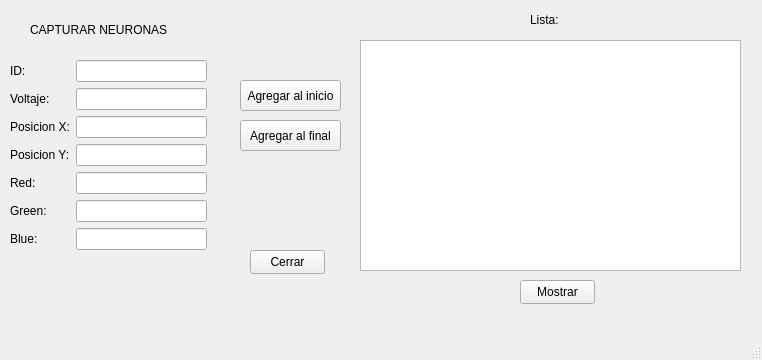
<?xml version="1.0" encoding="UTF-8"?>
<ui version="4.0">
 <class>MainWindow</class>
 <widget class="QMainWindow" name="MainWindow">
  <property name="geometry">
   <rect>
    <x>0</x>
    <y>0</y>
    <width>762</width>
    <height>360</height>
   </rect>
  </property>
  <property name="windowTitle">
   <string>MainWindow</string>
  </property>
  <widget class="QWidget" name="centralwidget">
   <widget class="QWidget" name="formLayoutWidget">
    <property name="geometry">
     <rect>
      <x>10</x>
      <y>60</y>
      <width>197</width>
      <height>211</height>
     </rect>
    </property>
    <layout class="QFormLayout" name="formLayout">
     <item row="0" column="0">
      <widget class="QLabel" name="label_2">
       <property name="styleSheet">
        <string notr="true">font: 9pt &quot;Segoe UI&quot;;</string>
       </property>
       <property name="text">
        <string>ID:</string>
       </property>
      </widget>
     </item>
     <item row="0" column="1">
      <widget class="QLineEdit" name="txtID">
       <property name="styleSheet">
        <string notr="true">font: 9pt &quot;Segoe UI&quot;;</string>
       </property>
      </widget>
     </item>
     <item row="1" column="0">
      <widget class="QLabel" name="label_4">
       <property name="styleSheet">
        <string notr="true">font: 9pt &quot;Segoe UI&quot;;</string>
       </property>
       <property name="text">
        <string>Voltaje:</string>
       </property>
      </widget>
     </item>
     <item row="1" column="1">
      <widget class="QLineEdit" name="txtVoltaje">
       <property name="styleSheet">
        <string notr="true">font: 9pt &quot;Segoe UI&quot;;</string>
       </property>
      </widget>
     </item>
     <item row="2" column="0">
      <widget class="QLabel" name="label_5">
       <property name="styleSheet">
        <string notr="true">font: 9pt &quot;Segoe UI&quot;;</string>
       </property>
       <property name="text">
        <string>Posicion X:</string>
       </property>
      </widget>
     </item>
     <item row="2" column="1">
      <widget class="QLineEdit" name="txtPx">
       <property name="styleSheet">
        <string notr="true">font: 9pt &quot;Segoe UI&quot;;</string>
       </property>
      </widget>
     </item>
     <item row="3" column="0">
      <widget class="QLabel" name="label_3">
       <property name="styleSheet">
        <string notr="true">font: 9pt &quot;Segoe UI&quot;;</string>
       </property>
       <property name="text">
        <string>Posicion Y:</string>
       </property>
      </widget>
     </item>
     <item row="3" column="1">
      <widget class="QLineEdit" name="txtPy">
       <property name="styleSheet">
        <string notr="true">font: 9pt &quot;Segoe UI&quot;;</string>
       </property>
      </widget>
     </item>
     <item row="4" column="0">
      <widget class="QLabel" name="label_7">
       <property name="styleSheet">
        <string notr="true">font: 9pt &quot;Segoe UI&quot;;</string>
       </property>
       <property name="text">
        <string>Red:</string>
       </property>
      </widget>
     </item>
     <item row="4" column="1">
      <widget class="QLineEdit" name="txtRed">
       <property name="styleSheet">
        <string notr="true">font: 9pt &quot;Segoe UI&quot;;</string>
       </property>
      </widget>
     </item>
     <item row="5" column="0">
      <widget class="QLabel" name="label_8">
       <property name="styleSheet">
        <string notr="true">font: 9pt &quot;Segoe UI&quot;;</string>
       </property>
       <property name="text">
        <string>Green:</string>
       </property>
      </widget>
     </item>
     <item row="5" column="1">
      <widget class="QLineEdit" name="txtGreen">
       <property name="styleSheet">
        <string notr="true">font: 9pt &quot;Segoe UI&quot;;</string>
       </property>
      </widget>
     </item>
     <item row="6" column="0">
      <widget class="QLabel" name="label_6">
       <property name="styleSheet">
        <string notr="true">font: 9pt &quot;Segoe UI&quot;;</string>
       </property>
       <property name="text">
        <string>Blue:</string>
       </property>
      </widget>
     </item>
     <item row="6" column="1">
      <widget class="QLineEdit" name="txtBlue">
       <property name="styleSheet">
        <string notr="true">font: 9pt &quot;Segoe UI&quot;;</string>
       </property>
      </widget>
     </item>
    </layout>
   </widget>
   <widget class="QPushButton" name="btnAgregarFinal">
    <property name="geometry">
     <rect>
      <x>240</x>
      <y>120</y>
      <width>101</width>
      <height>31</height>
     </rect>
    </property>
    <property name="styleSheet">
     <string notr="true">font: 9pt &quot;Segoe UI&quot;;</string>
    </property>
    <property name="text">
     <string>Agregar al final</string>
    </property>
   </widget>
   <widget class="QPushButton" name="pushButton_2">
    <property name="geometry">
     <rect>
      <x>250</x>
      <y>250</y>
      <width>75</width>
      <height>24</height>
     </rect>
    </property>
    <property name="styleSheet">
     <string notr="true">font: 9pt &quot;Segoe UI&quot;;</string>
    </property>
    <property name="text">
     <string>Cerrar</string>
    </property>
   </widget>
   <widget class="QLabel" name="label">
    <property name="geometry">
     <rect>
      <x>30</x>
      <y>20</y>
      <width>221</width>
      <height>20</height>
     </rect>
    </property>
    <property name="styleSheet">
     <string notr="true">font: 14pt &quot;Segoe UI&quot;;</string>
    </property>
    <property name="text">
     <string>CAPTURAR NEURONAS</string>
    </property>
   </widget>
   <widget class="QPushButton" name="btnAgregarInicio">
    <property name="geometry">
     <rect>
      <x>240</x>
      <y>80</y>
      <width>101</width>
      <height>31</height>
     </rect>
    </property>
    <property name="styleSheet">
     <string notr="true">font: 9pt &quot;Segoe UI&quot;;</string>
    </property>
    <property name="text">
     <string>Agregar al inicio</string>
    </property>
   </widget>
   <widget class="QPlainTextEdit" name="plainTextEdit">
    <property name="geometry">
     <rect>
      <x>360</x>
      <y>40</y>
      <width>381</width>
      <height>231</height>
     </rect>
    </property>
   </widget>
   <widget class="QLabel" name="label_9">
    <property name="geometry">
     <rect>
      <x>530</x>
      <y>10</y>
      <width>221</width>
      <height>20</height>
     </rect>
    </property>
    <property name="styleSheet">
     <string notr="true">font: 14pt &quot;Segoe UI&quot;;</string>
    </property>
    <property name="text">
     <string>Lista:</string>
    </property>
   </widget>
   <widget class="QPushButton" name="pushButton_3">
    <property name="geometry">
     <rect>
      <x>520</x>
      <y>280</y>
      <width>75</width>
      <height>24</height>
     </rect>
    </property>
    <property name="styleSheet">
     <string notr="true">font: 9pt &quot;Segoe UI&quot;;</string>
    </property>
    <property name="text">
     <string>Mostrar</string>
    </property>
   </widget>
  </widget>
  <widget class="QMenuBar" name="menubar">
   <property name="geometry">
    <rect>
     <x>0</x>
     <y>0</y>
     <width>762</width>
     <height>22</height>
    </rect>
   </property>
  </widget>
  <widget class="QStatusBar" name="statusbar"/>
 </widget>
 <resources/>
 <connections/>
</ui>
